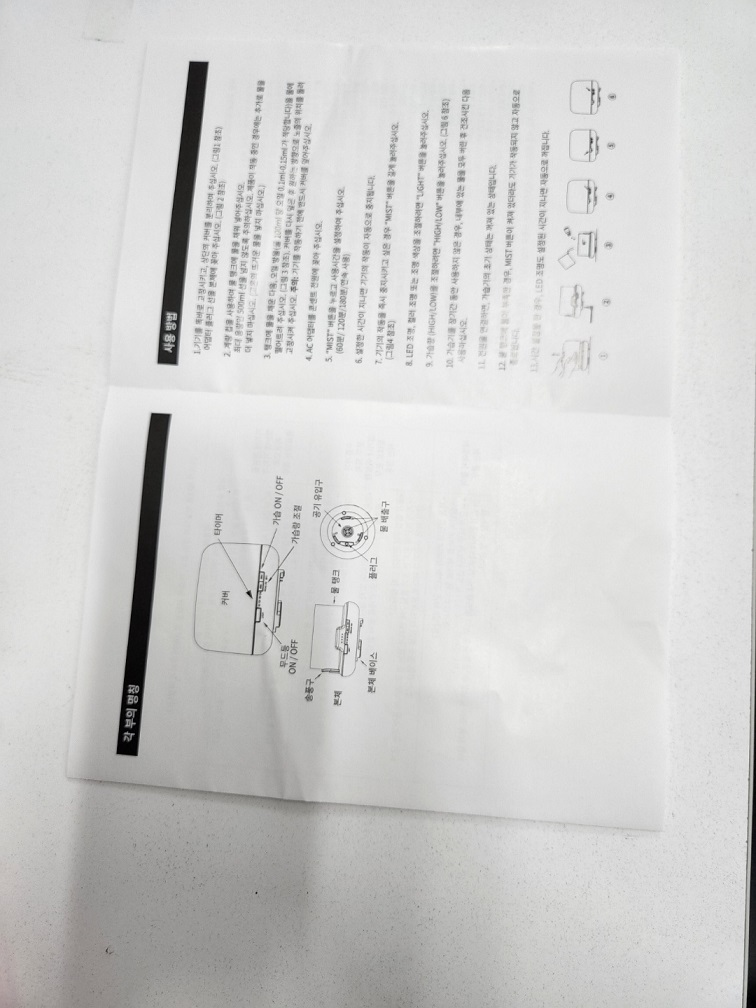
#> input picture openCV_06/scanned.jpg, 756 x 1008 px
$ python 6_scanner.py
#> lines starting #> are read from the running program, lines starting #| are printed output that depends on the picture; after the words box and inside, x2 and y2 are one past the last pixel; in counts of white or black regions, pixels touching at a corner belong together
import sys

import numpy as np
import cv2


def onMouse(event, x, y, flags, param):
    global srcQuad, dragSrc, ptOld, src

    if event == cv2.EVENT_LBUTTONDOWN:
        for i in range(4):
            if cv2.norm(srcQuad[i] - (x, y)) < 25:
                dragSrc[i] = True
                ptOld = (x, y)
                break

    if event == cv2.EVENT_LBUTTONUP:
        for i in range(4):
            dragSrc[i] = False

    if event == cv2.EVENT_MOUSEMOVE:
        for i in range(4):
            if dragSrc[i]:
                dx = x - ptOld[0]
                dy = y - ptOld[1]

                srcQuad[i] += (dx, dy)

                cpy = drawROI(src, srcQuad)
                cv2.imshow('img', cpy)
                ptOld = (x, y)
                break


def drawROI(img, corners):
    cpy = img.copy()
    c1 = (192, 192, 255)
    c2 = (128, 128, 255)

    for pt in corners:
        cv2.circle(cpy, tuple(pt.astype(int)), 25, c1, -1, cv2.LINE_AA)

    cv2.line(cpy, tuple(corners[0].astype(int)), tuple(corners[1].astype(int)), c2, 2, cv2.LINE_AA)
    cv2.line(cpy, tuple(corners[1].astype(int)), tuple(corners[2].astype(int)), c2, 2, cv2.LINE_AA)
    cv2.line(cpy, tuple(corners[2].astype(int)), tuple(corners[3].astype(int)), c2, 2, cv2.LINE_AA)
    cv2.line(cpy, tuple(corners[3].astype(int)), tuple(corners[0].astype(int)), c2, 2, cv2.LINE_AA)

    # 이미지1, alpha, 이미지2, 이미지2 가중치, dtype:0(동일한 타입)
    disp = cv2.addWeighted(img, 0.3, cpy, 0.7, 0)

    return  disp


src = cv2.imread('scanned.jpg')
#> src is the input picture: shape (1008, 756, 3); mean B, G, R 205.7, 206.5, 206.7

h, w = src.shape[:2]
#> h = 1008; w = 756
dw = 500
# A4옹지 크기 : 210x297
dh = round(dw * 297 / 210)

srcQuad = np.array([[30, 30], [30, h-30], [w-30, h-30], [w-30, 30]], np.float32)
dstQuad = np.array([[0, 0], [0, dh-1], [dw-1, dh-1], [dw-1, 0]], np.float32)

dragSrc = [False, False, False, False]

disp = drawROI(src, srcQuad)
#> after the loop in drawROI, `for pt in corners:`:
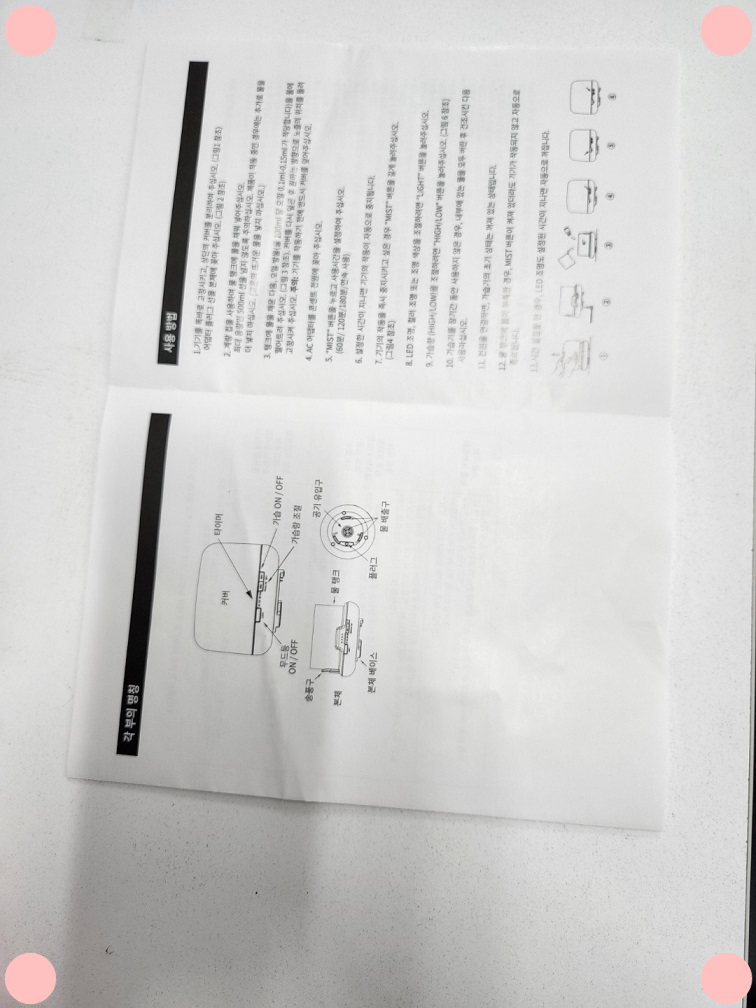
#> cpy: shape (1008, 756, 3); 1.14% of pixels changed, all inside (x1, y1, x2, y2) = (4, 4, 753, 1005)
#> in drawROI, `cv2.line(cpy, tuple(corners[3].astype(int)), tuple(corners[0].astype(i..`:
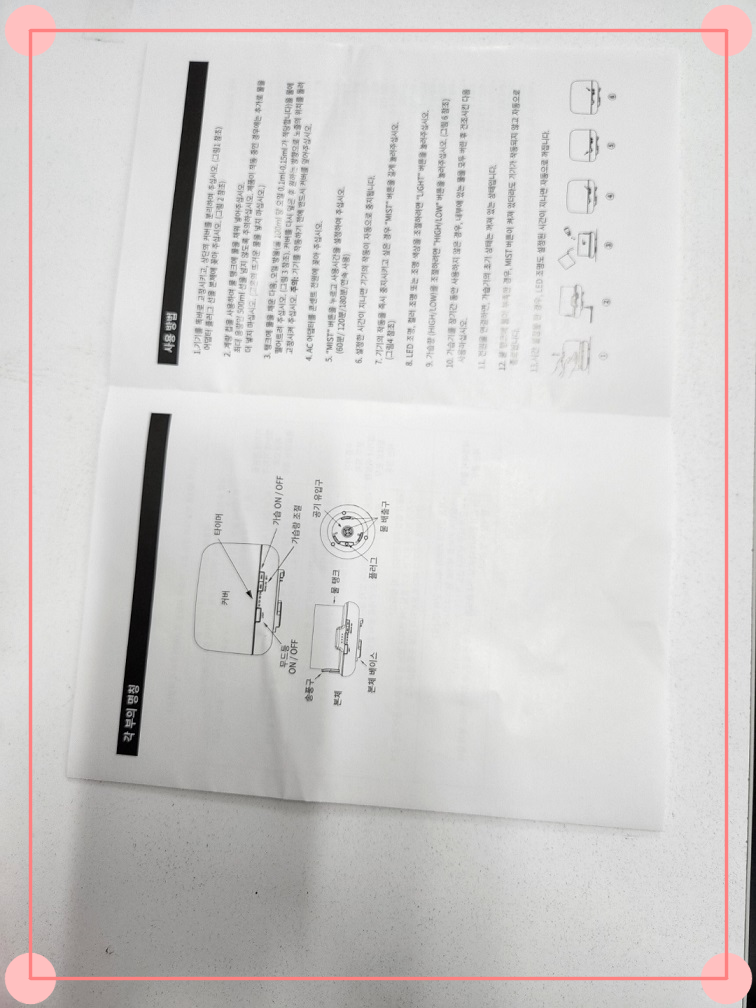
#> cpy: shape (1008, 756, 3); mean B, G, R 204.4, 205.3, 207.9

cv2.imshow('img', disp)
cv2.setMouseCallback('img', onMouse)

while True:
    key = cv2.waitKey()
#> (key Esc is pressed here)
    if key == 13:
        break
    elif key == 27:
        cv2.destroyWindow('img')
        sys.exit()
#> (the program exits here)
